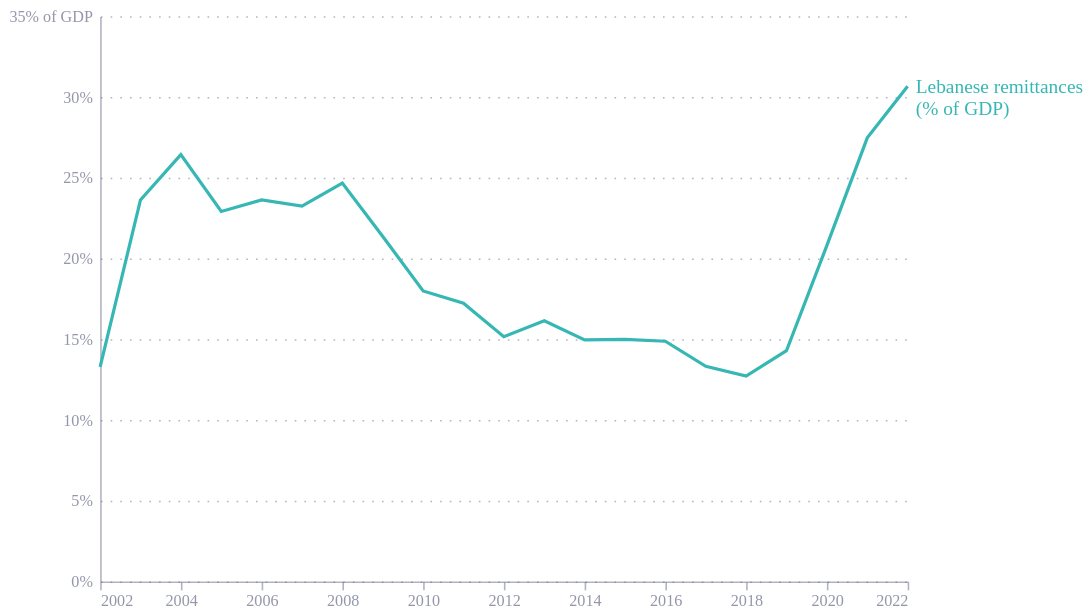

The Vega-Lite source for this figure:
### Vega-Lite specification from a JSON file in a GitHub repository (floating-point values rounded to 4 significant figures)
{"config": {"font": "Circular Std", "mark": {"line": {"interpolate": "monotone"}}, "view": {"stroke": "transparent", "width": 400, "height": 300}, "range": {"category": ["#36B7B4", "#E6224B", "#F4C245", "#0063AF", "#00A767", "#179FDB", "#EB5C2E"], "diverging": ["#E6224B", "#E54753", "#C9C9C9", "#179FDB", "#122B39"], "heatmap": ["#C9C9C9", "#179FDB", "#0063AF", "#122B39"], "ordinal": ["#00A767", "#36B7B4", "#179FDB", "#0063AF", "#243B5A"]}, "axisX": {"domainColor": "#676A86", "domainOpacity": 0.5, "grid": false, "labelAngle": 0, "labelColor": "#676A86", "labelOpacity": 0.7, "orient": "bottom", "tickColor": "#676A86", "tickCount": 10, "tickOpacity": 0.5, "title": false, "titleAlign": "center", "titleAnchor": "middle", "titleColor": "#676A86", "titleFontSize": 12, "titleOpacity": 0.8, "titleY": -15}, "axisY": {"domainColor": "#676A86", "domainOpacity": 0.5, "gridColor": "#676A86", "gridDash": [1, 5], "gridOpacity": 0.5, "labelColor": "#676A86", "labelOpacity": 0.7, "labelPadding": 5, "tickColor": "#676A86", "tickCount": 8, "tickOpacity": 0.5, "ticks": false, "titleAlign": "left", "titleAngle": 0, "titleBaseline": "bottom", "titleColor": "#676A86", "titleFontSize": 12, "titleOpacity": 0.8, "titleX": 0, "titleY": -7}}, "layer": [{"mark": {"type": "line"}, "encoding": {"color": {"field": "Country Name", "legend": null, "type": "nominal"}, "tooltip": [{"field": "Country Name", "type": "nominal"}, {"field": "Year", "type": "nominal"}, {"field": "Value", "type": "quantitative"}], "x": {"field": "Year", "title": "", "type": "temporal"}, "y": {"axis": {"format": "%", "labelAlign": {"expr": "datum.value == 0 ? 'right' : 'right'"}, "labelExpr": "datum.label + (datum.value == 0.35 ? ' of GDP ' : '')"}, "field": "Value", "title": "", "type": "quantitative"}}}, {"mark": {"type": "text", "align": "left", "baseline": "middle", "color": "#36B7B4", "dx": 5, "fontSize": 12, "fontWeight": "normal"}, "encoding": {"text": {"field": "end_label", "type": "nominal"}, "x": {"field": "Year", "type": "temporal"}, "y": {"field": "Value", "type": "quantitative"}}, "transform": [{"filter": "(datum['end_label'] !== '')"}]}], "data": {"name": "data-c43e1567b8ada022c37ae62139624a30"}, "height": 350, "width": 500, "$schema": "https://vega.github.io/schema/vega-lite/v5.20.1.json", "datasets": {"data-c43e1567b8ada022c37ae62139624a30": [{"Country Name": "Lebanon", "Year": "2002", "Value": 0.1329, "end_label": [""]}, {"Country Name": "Lebanon", "Year": "2003", "Value": 0.2362, "end_label": [""]}, {"Country Name": "Lebanon", "Year": "2004", "Value": 0.2642, "end_label": [""]}, {"Country Name": "Lebanon", "Year": "2005", "Value": 0.2291, "end_label": [""]}, {"Country Name": "Lebanon", "Year": "2006", "Value": 0.2362, "end_label": [""]}, {"Country Name": "Lebanon", "Year": "2007", "Value": 0.2324, "end_label": [""]}, {"Country Name": "Lebanon", "Year": "2008", "Value": 0.2466, "end_label": [""]}, {"Country Name": "Lebanon", "Year": "2009", "Value": 0.2135, "end_label": [""]}, {"Country Name": "Lebanon", "Year": "2010", "Value": 0.1798, "end_label": [""]}, {"Country Name": "Lebanon", "Year": "2011", "Value": 0.1723, "end_label": [""]}, {"Country Name": "Lebanon", "Year": "2012", "Value": 0.1516, "end_label": [""]}, {"Country Name": "Lebanon", "Year": "2013", "Value": 0.1614, "end_label": [""]}, {"Country Name": "Lebanon", "Year": "2014", "Value": 0.1495, "end_label": [""]}, {"Country Name": "Lebanon", "Year": "2015", "Value": 0.1498, "end_label": [""]}, {"Country Name": "Lebanon", "Year": "2016", "Value": 0.1487, "end_label": [""]}, {"Country Name": "Lebanon", "Year": "2017", "Value": 0.1332, "end_label": [""]}, {"Country Name": "Lebanon", "Year": "2018", "Value": 0.1271, "end_label": [""]}, {"Country Name": "Lebanon", "Year": "2019", "Value": 0.1428, "end_label": [""]}, {"Country Name": "Lebanon", "Year": "2020", "Value": 0.2079, "end_label": [""]}, {"Country Name": "Lebanon", "Year": "2021", "Value": 0.2747, "end_label": [""]}, {"Country Name": "Lebanon", "Year": "2022", "Value": 0.3066, "end_label": ["Lebanese remittances", "(% of GDP)"]}]}}
